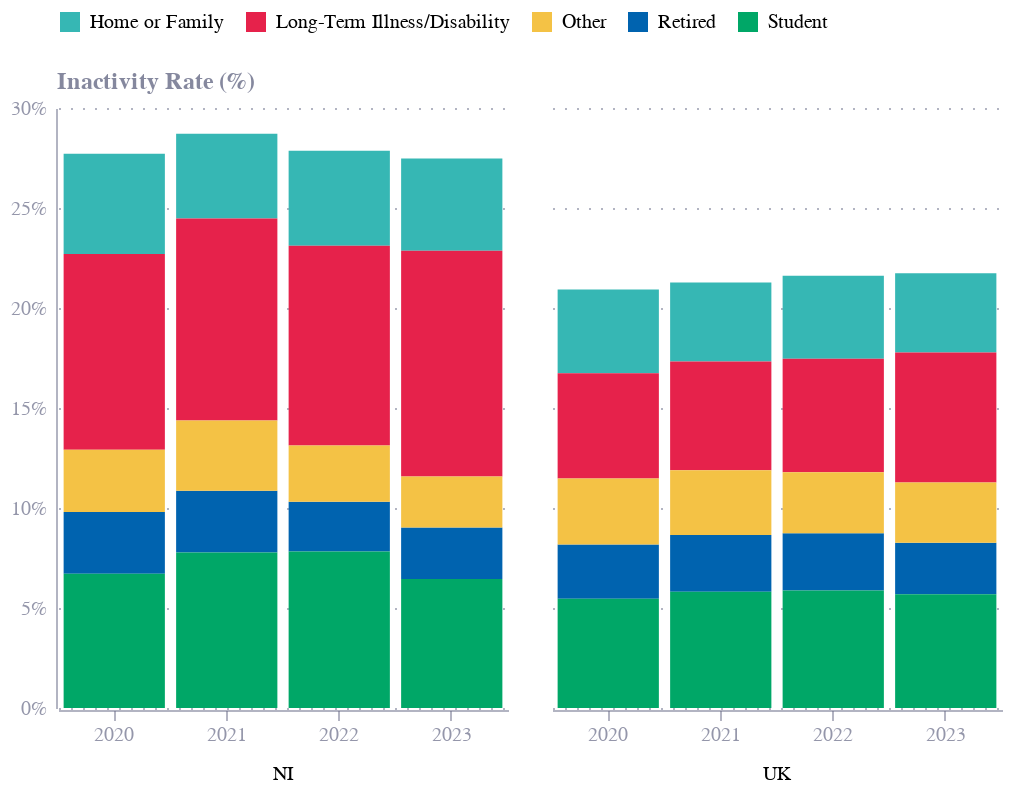

The notebook cell this image was saved under:
### Markdown cell above
# Fig 4

### Code cell
df = pd.read_csv("fig4.csv")
# year	region	series	value
df

chart = alt.Chart(df).mark_bar().encode(
    y=alt.Y('value:Q', title='Inactivity Rate (%)', axis=alt.Axis(format='%')),
    x=alt.X('year:N', title=''),
    color=alt.Color('series:N', title='', legend=alt.Legend(orient='top', title='', labelLimit=1000000000)),
    column=alt.Column('region:N', title='', header=alt.Header(orient='bottom'))
).properties(
    width=225,
    height=300
)

chart.save('charts/fig4.json')
chart.save('charts/fig4.png', scale_factor=2.0)
chart

### Figure 1 — Vega-Lite specification as saved in the notebook (floating-point values rounded to 4 significant figures)
{"config": {"font": "Circular Std", "mark": {"line": {"interpolate": "monotone"}}, "view": {"stroke": "transparent", "width": 400, "height": 300}, "range": {"category": ["#36B7B4", "#E6224B", "#F4C245", "#0063AF", "#00A767", "#179FDB", "#EB5C2E"], "diverging": ["#E6224B", "#E54753", "#C9C9C9", "#179FDB", "#122B39"], "heatmap": ["#C9C9C9", "#179FDB", "#0063AF", "#122B39"], "ordinal": ["#00A767", "#36B7B4", "#179FDB", "#0063AF", "#243B5A"]}, "axisX": {"domainColor": "#676A86", "domainOpacity": 0.5, "grid": false, "labelAngle": 0, "labelColor": "#676A86", "labelOpacity": 0.7, "orient": "bottom", "tickColor": "#676A86", "tickCount": 10, "tickOpacity": 0.5, "title": false, "titleAlign": "center", "titleAnchor": "middle", "titleColor": "#676A86", "titleFontSize": 12, "titleOpacity": 0.8, "titleY": -15}, "axisY": {"domainColor": "#676A86", "domainOpacity": 0.5, "gridColor": "#676A86", "gridDash": [1, 5], "gridOpacity": 0.5, "labelColor": "#676A86", "labelOpacity": 0.7, "labelPadding": 5, "tickColor": "#676A86", "tickCount": 8, "tickOpacity": 0.5, "ticks": false, "titleAlign": "left", "titleAngle": 0, "titleBaseline": "bottom", "titleColor": "#676A86", "titleFontSize": 12, "titleOpacity": 0.8, "titleX": 0, "titleY": -7}}, "data": {"name": "data-05bd5670899536416a27080bdbf2142b"}, "mark": {"type": "bar"}, "encoding": {"color": {"field": "series", "legend": {"labelLimit": 1000000000, "orient": "top", "title": ""}, "title": "", "type": "nominal"}, "column": {"field": "region", "header": {"orient": "bottom"}, "title": "", "type": "nominal"}, "x": {"field": "year", "title": "", "type": "nominal"}, "y": {"axis": {"format": "%"}, "field": "value", "title": "Inactivity Rate (%)", "type": "quantitative"}}, "height": 300, "width": 225, "$schema": "https://vega.github.io/schema/vega-lite/v5.8.0.json", "datasets": {"data-05bd5670899536416a27080bdbf2142b": [{"year": 2020, "region": "NI", "series": "Home or Family", "value": 0.0501}, {"year": 2021, "region": "NI", "series": "Home or Family", "value": 0.0424}, {"year": 2022, "region": "NI", "series": "Home or Family", "value": 0.0475}, {"year": 2023, "region": "NI", "series": "Home or Family", "value": 0.0461}, {"year": 2020, "region": "UK", "series": "Home or Family", "value": 0.0418}, {"year": 2021, "region": "UK", "series": "Home or Family", "value": 0.0394}, {"year": 2022, "region": "UK", "series": "Home or Family", "value": 0.0415}, {"year": 2023, "region": "UK", "series": "Home or Family", "value": 0.0396}, {"year": 2020, "region": "NI", "series": "Long-Term Illness/Disability", "value": 0.0979}, {"year": 2021, "region": "NI", "series": "Long-Term Illness/Disability", "value": 0.1009}, {"year": 2022, "region": "NI", "series": "Long-Term Illness/Disability", "value": 0.0999}, {"year": 2023, "region": "NI", "series": "Long-Term Illness/Disability", "value": 0.1128}, {"year": 2020, "region": "UK", "series": "Long-Term Illness/Disability", "value": 0.0526}, {"year": 2021, "region": "UK", "series": "Long-Term Illness/Disability", "value": 0.0544}, {"year": 2022, "region": "UK", "series": "Long-Term Illness/Disability", "value": 0.0567}, {"year": 2023, "region": "UK", "series": "Long-Term Illness/Disability", "value": 0.065}, {"year": 2020, "region": "NI", "series": "Retired", "value": 0.0309}, {"year": 2021, "region": "NI", "series": "Retired", "value": 0.0309}, {"year": 2022, "region": "NI", "series": "Retired", "value": 0.0249}, {"year": 2023, "region": "NI", "series": "Retired", "value": 0.0257}, {"year": 2020, "region": "UK", "series": "Retired", "value": 0.0271}, {"year": 2021, "region": "UK", "series": "Retired", "value": 0.0284}, {"year": 2022, "region": "UK", "series": "Retired", "value": 0.0287}, {"year": 2023, "region": "UK", "series": "Retired", "value": 0.0257}, {"year": 2020, "region": "NI", "series": "Student", "value": 0.0671}, {"year": 2021, "region": "NI", "series": "Student", "value": 0.0777}, {"year": 2022, "region": "NI", "series": "Student", "value": 0.0782}, {"year": 2023, "region": "NI", "series": "Student", "value": 0.0645}, {"year": 2020, "region": "UK", "series": "Student", "value": 0.0546}, {"year": 2021, "region": "UK", "series": "Student", "value": 0.0581}, {"year": 2022, "region": "UK", "series": "Student", "value": 0.0587}, {"year": 2023, "region": "UK", "series": "Student", "value": 0.0569}, {"year": 2020, "region": "NI", "series": "Other", "value": 0.0311}, {"year": 2021, "region": "NI", "series": "Other", "value": 0.0352}, {"year": 2022, "region": "NI", "series": "Other", "value": 0.0281}, {"year": 2023, "region": "NI", "series": "Other", "value": 0.0256}, {"year": 2020, "region": "UK", "series": "Other", "value": 0.0331}, {"year": 2021, "region": "UK", "series": "Other", "value": 0.0324}, {"year": 2022, "region": "UK", "series": "Other", "value": 0.0305}, {"year": 2023, "region": "UK", "series": "Other", "value": 0.0302}]}}
